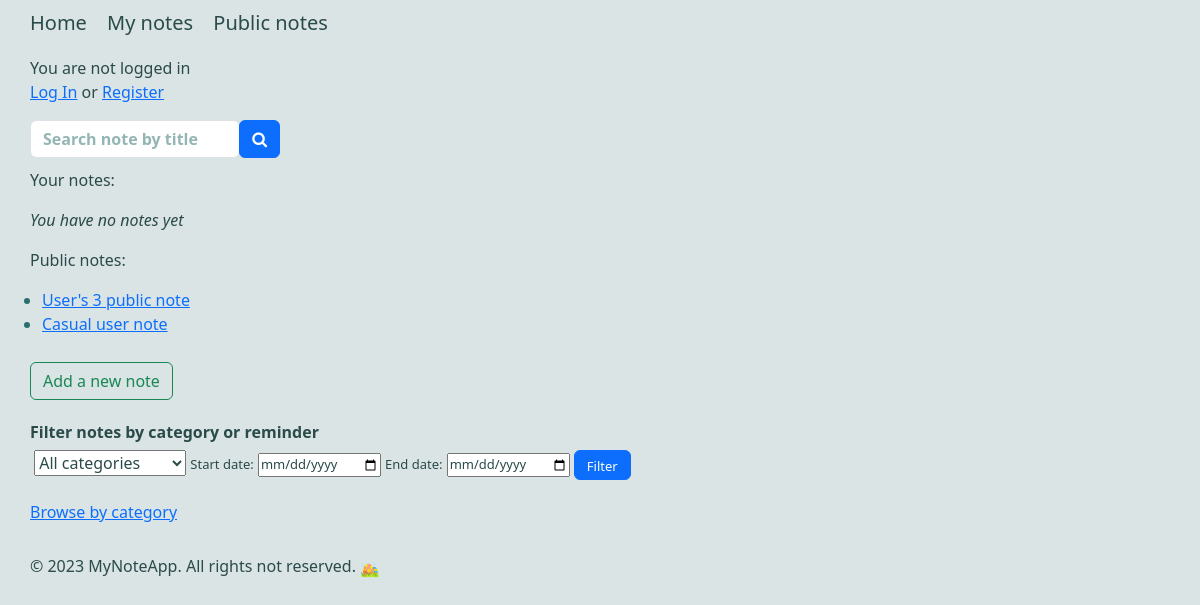
Before: / with the older database file.
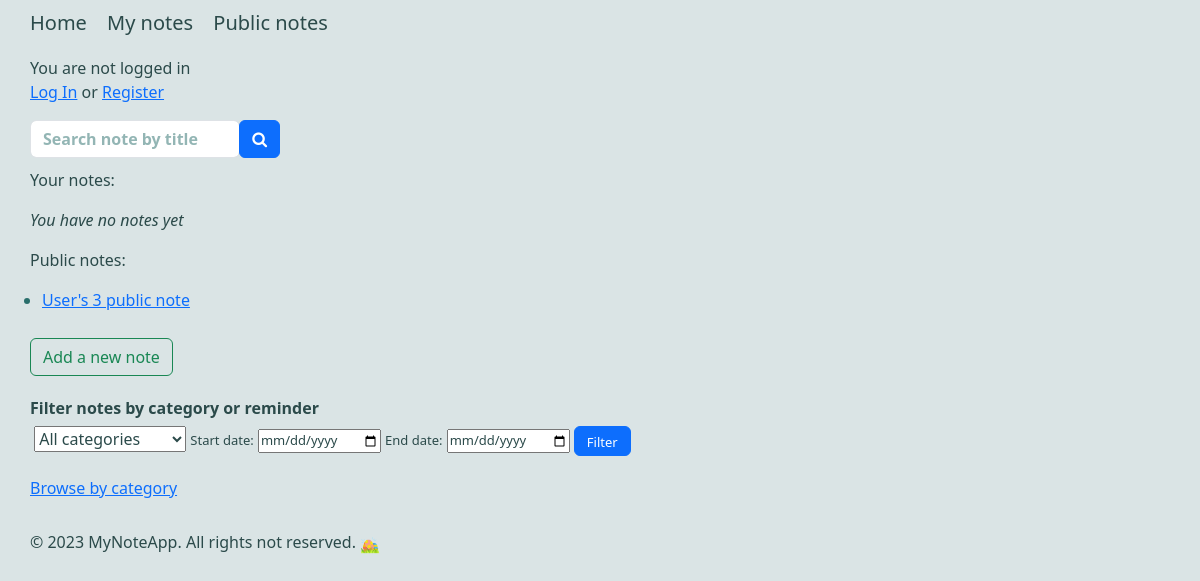
After: the same page with the newer database file.
### notes/models.py (models this page shows, shortened)
class Note(models.Model):
    title = models.CharField(max_length=200)
    text = models.TextField()
    created_date = models.DateTimeField(auto_now_add=True)
    upd_date = models.DateTimeField(auto_now=True)
    reminder = models.DateTimeField(null=True, blank=True)
    author = models.ForeignKey(User, on_delete=models.CASCADE)
    category = models.ForeignKey(Category, on_delete=models.CASCADE, related_name='notes', null=True, blank=True)
    public = models.BooleanField(default=False)

### notes/views.py (the view)
# urls.py: path('', views.home, name='homepage'),
def home(request):
    public_notes = get_list_or_404(Note.objects.filter(public=True).order_by('-created_date'))
    categories_list = get_list_or_404(Category.objects.order_by('-title'))
    if request.user.is_authenticated:
        user_notes = Note.objects.filter(author=request.user).order_by('-created_date')
        context = {'public_notes': public_notes, 'categories_list': categories_list, 'user_notes': user_notes}
    else:
        context = {'public_notes': public_notes, 'categories_list': categories_list}
    return render(request, 'notes/home.html', context)

### notes/templates/notes/home.html (shortened to what this page needs)
{% extends 'base.html' %}
{% load static %}
{% block content %}
    {% if user.is_authenticated %}
        <p>Hi, {{ user.username }}!<br><a href="{% url 'notes:logout' %}">Log Out</a></p>
        {% else %}
        <p>You are not logged in<br><a href="{% url 'notes:login' %}">Log In</a> or
            <a href="{% url 'notes:register' %}">Register</a>
        </p>
    {% endif %}
        <div id="searchbar">
        <form class="input-group rounded" action="{% url 'notes:search_notes' %}" style="width: 250px">
            <input class="form-control rounded" type="search" placeholder="Search note by title" name="query" required>
            <button class="btn btn-primary rounded" type="submit">
                <i class="fa fa-search"></i>
            </button>
        </form>
        </div>
    <p>Your notes:</p>
    {% if user_notes %}
        <ul>
            {% for user_note in user_notes %}
                <li><a href="{% url 'notes:note_detail' user_note.id %}">{{ user_note.title }}</a></li>
            {% endfor %}
        </ul>
    {% else %}
        <p style="font-style: italic">You have no notes yet</p>
    {% endif %}
    <p>Public notes:</p>
    <ul>
    {% for public_note in public_notes %}
        <li><a href="{% url 'notes:note_detail' public_note.id %}">{{ public_note.title }}</a></li>
    {% endfor %}
    </ul>
    <a href="{% url 'notes:new_note' %}">
        <button type="button" class="btn btn-outline-success btn-with-margin">Add a new note</button>
    </a>
    <div id = "filter">
    <p>Filter notes by category or reminder</p>
    <form action={% url 'notes:filtered_results' %}>
        <select name="category" id="category">
            <option value="all">All categories</option>
        </select>
        <label for="start_date">Start date:</label>
        <input type="date" name="start_date" id="start_date" value="{% if request.GET.start_date %}{{ request.GET.start_date }}{% endif %}">
        <label for="end_date">End date:</label>
        <input type="date" name="end_date" id="end_date" value="{% if request.GET.end_date %}{{ request.GET.end_date }}{% endif %}">
        <button type="submit" class="btn btn-primary" style="height: 30px; font-size: small">Filter</button>
    </div>
    <p style="margin-top: 20px"><a href="{% url 'notes:categories_list' %}">Browse by category</a></p>
{% endblock %}

Changed rows visible on the page:
removed Note: title "Casual user note"
